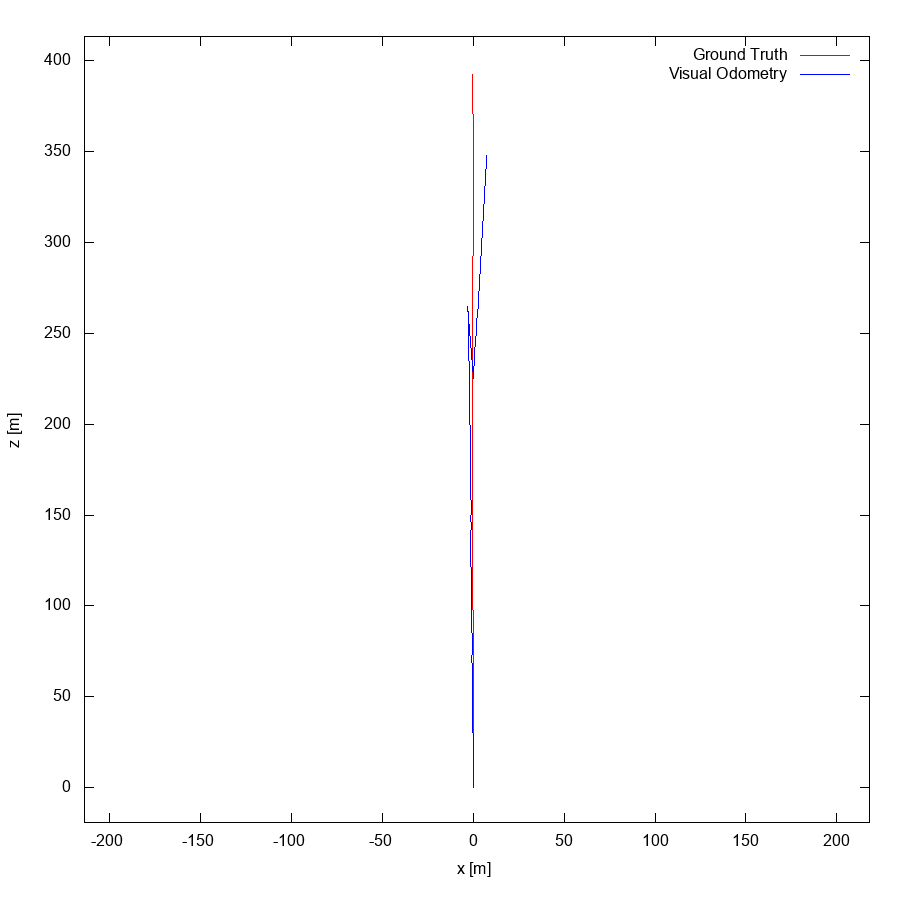

The script that drew this image:
set term postscript eps enhanced color
set output "00.eps"
set size ratio -1
set xrange [-214:218]
set yrange [-19:413]
set xlabel "x [m]"
set ylabel "z [m]"
plot "00.txt" using 1:2 lc rgb "#FF0000" title 'Ground Truth' w lines,"00.txt" using 3:4 lc rgb "#0000FF" title 'Visual Odometry' w lines,"< head -1 00.txt" using 1:2 lc rgb "#000000" pt 4 ps 1 lw 2 title 'Sequence Start' w points
